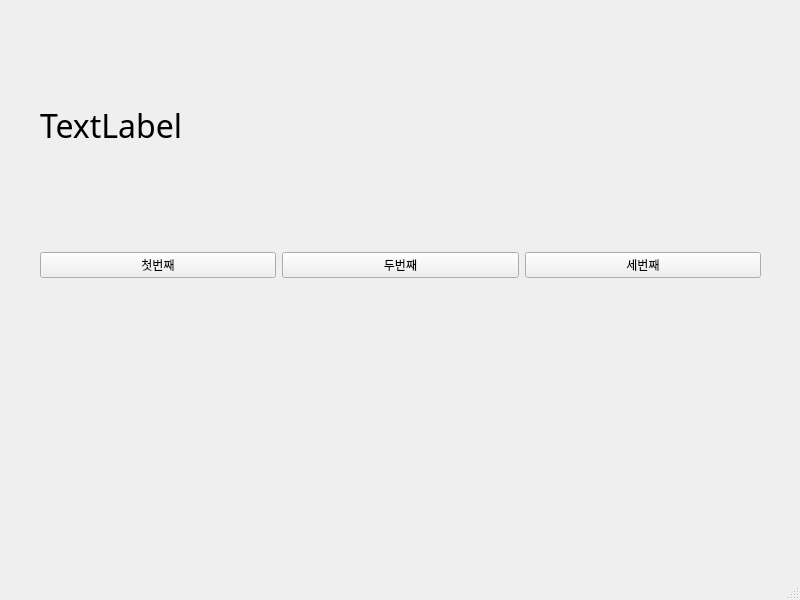
<?xml version="1.0" encoding="UTF-8"?>
<ui version="4.0">
 <class>MainWindow</class>
 <widget class="QMainWindow" name="MainWindow">
  <property name="geometry">
   <rect>
    <x>0</x>
    <y>0</y>
    <width>800</width>
    <height>600</height>
   </rect>
  </property>
  <property name="windowTitle">
   <string>MainWindow</string>
  </property>
  <widget class="QWidget" name="centralwidget">
   <widget class="QWidget" name="horizontalLayoutWidget">
    <property name="geometry">
     <rect>
      <x>40</x>
      <y>190</y>
      <width>721</width>
      <height>151</height>
     </rect>
    </property>
    <layout class="QHBoxLayout" name="horizontalLayout">
     <item>
      <widget class="QPushButton" name="pushButton_3">
       <property name="text">
        <string>첫번째</string>
       </property>
      </widget>
     </item>
     <item>
      <widget class="QPushButton" name="pushButton_2">
       <property name="text">
        <string>두번째</string>
       </property>
      </widget>
     </item>
     <item>
      <widget class="QPushButton" name="pushButton">
       <property name="text">
        <string>세번째</string>
       </property>
      </widget>
     </item>
    </layout>
   </widget>
   <widget class="QLabel" name="label">
    <property name="geometry">
     <rect>
      <x>40</x>
      <y>90</y>
      <width>721</width>
      <height>71</height>
     </rect>
    </property>
    <property name="font">
     <font>
      <family>HY견고딕</family>
      <pointsize>24</pointsize>
     </font>
    </property>
    <property name="text">
     <string>TextLabel</string>
    </property>
   </widget>
  </widget>
  <widget class="QMenuBar" name="menubar">
   <property name="geometry">
    <rect>
     <x>0</x>
     <y>0</y>
     <width>800</width>
     <height>26</height>
    </rect>
   </property>
  </widget>
  <widget class="QStatusBar" name="statusbar"/>
 </widget>
 <resources/>
 <connections>
  <connection>
   <sender>pushButton_3</sender>
   <signal>clicked()</signal>
   <receiver>MainWindow</receiver>
   <slot>firstClick()</slot>
   <hints>
    <hint type="sourcelabel">
     <x>123</x>
     <y>290</y>
    </hint>
    <hint type="destinationlabel">
     <x>166</x>
     <y>333</y>
    </hint>
   </hints>
  </connection>
  <connection>
   <sender>pushButton_2</sender>
   <signal>clicked()</signal>
   <receiver>MainWindow</receiver>
   <slot>secondClick()</slot>
   <hints>
    <hint type="sourcelabel">
     <x>374</x>
     <y>291</y>
    </hint>
    <hint type="destinationlabel">
     <x>429</x>
     <y>335</y>
    </hint>
   </hints>
  </connection>
  <connection>
   <sender>pushButton</sender>
   <signal>clicked()</signal>
   <receiver>MainWindow</receiver>
   <slot>thirdClick()</slot>
   <hints>
    <hint type="sourcelabel">
     <x>615</x>
     <y>288</y>
    </hint>
    <hint type="destinationlabel">
     <x>682</x>
     <y>334</y>
    </hint>
   </hints>
  </connection>
 </connections>
 <slots>
  <slot>firstClick()</slot>
  <slot>secondClick()</slot>
  <slot>thirdClick()</slot>
 </slots>
</ui>
